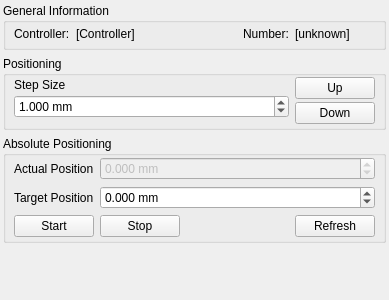
<?xml version="1.0" encoding="UTF-8"?>
<ui version="4.0">
 <class>DockWidgetFirgelliLAC</class>
 <widget class="QWidget" name="DockWidgetFirgelliLAC">
  <property name="geometry">
   <rect>
    <x>0</x>
    <y>0</y>
    <width>389</width>
    <height>300</height>
   </rect>
  </property>
  <property name="windowTitle">
   <string>Firgelli LAC</string>
  </property>
  <layout class="QVBoxLayout" name="verticalLayout_6">
   <property name="spacing">
    <number>6</number>
   </property>
   <property name="leftMargin">
    <number>3</number>
   </property>
   <property name="topMargin">
    <number>3</number>
   </property>
   <property name="rightMargin">
    <number>3</number>
   </property>
   <property name="bottomMargin">
    <number>3</number>
   </property>
   <item>
    <widget class="QGroupBox" name="groupBox">
     <property name="sizePolicy">
      <sizepolicy hsizetype="Preferred" vsizetype="Preferred">
       <horstretch>0</horstretch>
       <verstretch>0</verstretch>
      </sizepolicy>
     </property>
     <property name="title">
      <string>General Information</string>
     </property>
     <layout class="QVBoxLayout" name="verticalLayout_5">
      <property name="spacing">
       <number>6</number>
      </property>
      <property name="leftMargin">
       <number>8</number>
      </property>
      <property name="topMargin">
       <number>1</number>
      </property>
      <property name="rightMargin">
       <number>8</number>
      </property>
      <property name="bottomMargin">
       <number>3</number>
      </property>
      <item>
       <layout class="QHBoxLayout" name="horizontalLayout_4">
        <item>
         <widget class="QLabel" name="label_2">
          <property name="sizePolicy">
           <sizepolicy hsizetype="Preferred" vsizetype="Preferred">
            <horstretch>0</horstretch>
            <verstretch>0</verstretch>
           </sizepolicy>
          </property>
          <property name="text">
           <string>Controller:</string>
          </property>
         </widget>
        </item>
        <item>
         <widget class="QLabel" name="lblID">
          <property name="sizePolicy">
           <sizepolicy hsizetype="Expanding" vsizetype="Preferred">
            <horstretch>0</horstretch>
            <verstretch>0</verstretch>
           </sizepolicy>
          </property>
          <property name="text">
           <string>[Controller]</string>
          </property>
         </widget>
        </item>
        <item>
         <spacer name="horizontalSpacer_2">
          <property name="orientation">
           <enum>Qt::Horizontal</enum>
          </property>
          <property name="sizeHint" stdset="0">
           <size>
            <width>40</width>
            <height>20</height>
           </size>
          </property>
         </spacer>
        </item>
        <item>
         <widget class="QLabel" name="label_6">
          <property name="sizePolicy">
           <sizepolicy hsizetype="Preferred" vsizetype="Preferred">
            <horstretch>0</horstretch>
            <verstretch>0</verstretch>
           </sizepolicy>
          </property>
          <property name="text">
           <string>Number:</string>
          </property>
         </widget>
        </item>
        <item>
         <widget class="QLabel" name="lblPort">
          <property name="sizePolicy">
           <sizepolicy hsizetype="MinimumExpanding" vsizetype="Preferred">
            <horstretch>0</horstretch>
            <verstretch>0</verstretch>
           </sizepolicy>
          </property>
          <property name="text">
           <string>[unknown]</string>
          </property>
          <property name="wordWrap">
           <bool>true</bool>
          </property>
         </widget>
        </item>
       </layout>
      </item>
     </layout>
    </widget>
   </item>
   <item>
    <widget class="QGroupBox" name="groupBox_2">
     <property name="sizePolicy">
      <sizepolicy hsizetype="Preferred" vsizetype="Preferred">
       <horstretch>0</horstretch>
       <verstretch>0</verstretch>
      </sizepolicy>
     </property>
     <property name="title">
      <string>Positioning</string>
     </property>
     <layout class="QHBoxLayout" name="horizontalLayout">
      <property name="spacing">
       <number>6</number>
      </property>
      <property name="leftMargin">
       <number>8</number>
      </property>
      <property name="topMargin">
       <number>1</number>
      </property>
      <property name="rightMargin">
       <number>8</number>
      </property>
      <property name="bottomMargin">
       <number>3</number>
      </property>
      <item>
       <layout class="QVBoxLayout" name="verticalLayout_3">
        <property name="spacing">
         <number>3</number>
        </property>
        <property name="bottomMargin">
         <number>6</number>
        </property>
        <item>
         <widget class="QLabel" name="label_3">
          <property name="text">
           <string>Step Size</string>
          </property>
         </widget>
        </item>
        <item>
         <widget class="QDoubleSpinBox" name="spinBoxStepSize">
          <property name="sizePolicy">
           <sizepolicy hsizetype="MinimumExpanding" vsizetype="Fixed">
            <horstretch>0</horstretch>
            <verstretch>0</verstretch>
           </sizepolicy>
          </property>
          <property name="suffix">
           <string> mm</string>
          </property>
          <property name="decimals">
           <number>3</number>
          </property>
          <property name="maximum">
           <double>10000.000000000000000</double>
          </property>
          <property name="value">
           <double>1.000000000000000</double>
          </property>
         </widget>
        </item>
       </layout>
      </item>
      <item>
       <layout class="QVBoxLayout" name="verticalLayout">
        <property name="spacing">
         <number>3</number>
        </property>
        <item>
         <widget class="QPushButton" name="btnUp">
          <property name="text">
           <string>Up</string>
          </property>
         </widget>
        </item>
        <item>
         <widget class="QPushButton" name="btnDown">
          <property name="text">
           <string>Down</string>
          </property>
         </widget>
        </item>
       </layout>
      </item>
     </layout>
    </widget>
   </item>
   <item>
    <widget class="QGroupBox" name="groupBox_3">
     <property name="enabled">
      <bool>true</bool>
     </property>
     <property name="title">
      <string>Absolute Positioning</string>
     </property>
     <layout class="QVBoxLayout" name="verticalLayout_2">
      <property name="leftMargin">
       <number>8</number>
      </property>
      <property name="topMargin">
       <number>1</number>
      </property>
      <property name="rightMargin">
       <number>8</number>
      </property>
      <property name="bottomMargin">
       <number>3</number>
      </property>
      <item>
       <layout class="QGridLayout" name="gridLayout">
        <item row="0" column="0">
         <widget class="QLabel" name="label_actpos">
          <property name="text">
           <string>Actual Position</string>
          </property>
         </widget>
        </item>
        <item row="1" column="0">
         <widget class="QLabel" name="label_tarpos">
          <property name="text">
           <string>Target Position</string>
          </property>
         </widget>
        </item>
        <item row="1" column="1">
         <widget class="QDoubleSpinBox" name="spinBoxTargetPos">
          <property name="sizePolicy">
           <sizepolicy hsizetype="MinimumExpanding" vsizetype="Preferred">
            <horstretch>0</horstretch>
            <verstretch>0</verstretch>
           </sizepolicy>
          </property>
          <property name="prefix">
           <string/>
          </property>
          <property name="suffix">
           <string> mm</string>
          </property>
          <property name="decimals">
           <number>3</number>
          </property>
          <property name="minimum">
           <double>-3000.000000000000000</double>
          </property>
          <property name="maximum">
           <double>3000.000000000000000</double>
          </property>
          <property name="singleStep">
           <double>1.000000000000000</double>
          </property>
          <property name="value">
           <double>0.000000000000000</double>
          </property>
         </widget>
        </item>
        <item row="0" column="1">
         <widget class="QDoubleSpinBox" name="spinBoxActPos">
          <property name="enabled">
           <bool>false</bool>
          </property>
          <property name="sizePolicy">
           <sizepolicy hsizetype="MinimumExpanding" vsizetype="Preferred">
            <horstretch>0</horstretch>
            <verstretch>0</verstretch>
           </sizepolicy>
          </property>
          <property name="prefix">
           <string/>
          </property>
          <property name="suffix">
           <string> mm</string>
          </property>
          <property name="decimals">
           <number>3</number>
          </property>
          <property name="minimum">
           <double>-3000.000000000000000</double>
          </property>
          <property name="maximum">
           <double>3000.000000000000000</double>
          </property>
          <property name="singleStep">
           <double>1.000000000000000</double>
          </property>
         </widget>
        </item>
       </layout>
      </item>
      <item>
       <layout class="QHBoxLayout" name="horizontalLayout_2">
        <item>
         <widget class="QPushButton" name="btnStart">
          <property name="text">
           <string>Start</string>
          </property>
         </widget>
        </item>
        <item>
         <widget class="QPushButton" name="btnCancel">
          <property name="text">
           <string>Stop</string>
          </property>
         </widget>
        </item>
        <item>
         <spacer name="horizontalSpacer">
          <property name="orientation">
           <enum>Qt::Horizontal</enum>
          </property>
          <property name="sizeHint" stdset="0">
           <size>
            <width>40</width>
            <height>20</height>
           </size>
          </property>
         </spacer>
        </item>
        <item>
         <widget class="QPushButton" name="btnRefresh">
          <property name="text">
           <string>Refresh</string>
          </property>
         </widget>
        </item>
       </layout>
      </item>
     </layout>
    </widget>
   </item>
   <item>
    <spacer name="verticalSpacer_2">
     <property name="orientation">
      <enum>Qt::Vertical</enum>
     </property>
     <property name="sizeHint" stdset="0">
      <size>
       <width>20</width>
       <height>40</height>
      </size>
     </property>
    </spacer>
   </item>
  </layout>
 </widget>
 <resources/>
 <connections/>
</ui>
